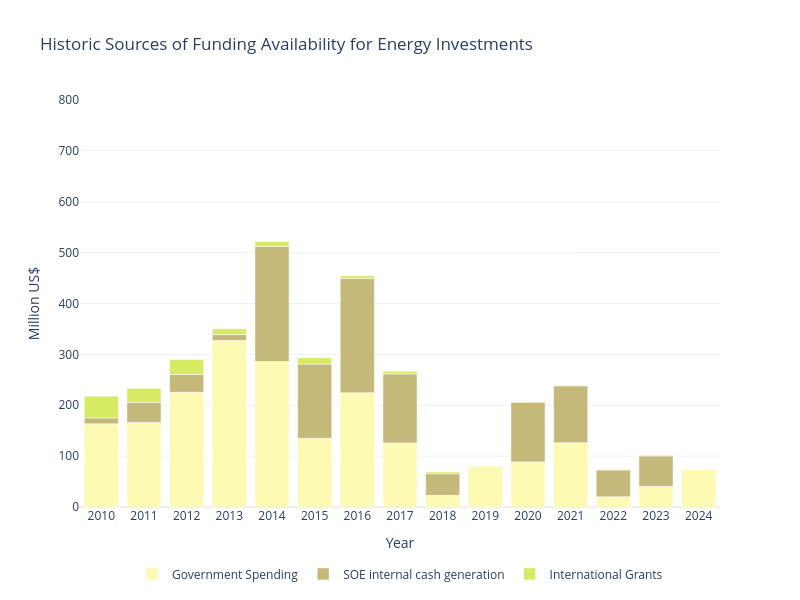
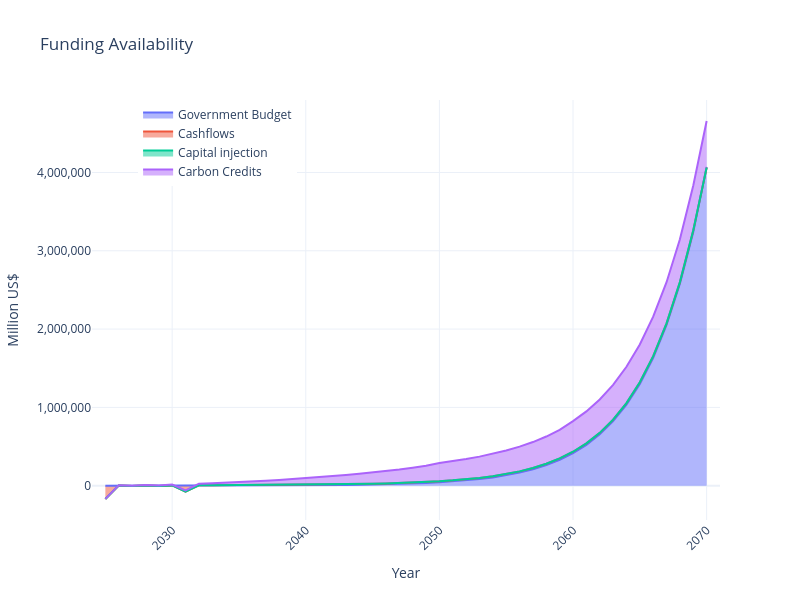

The notebook cell saved with these charts, in order:
### Markdown cell above
### Funding Availability Projections

This section analyzes historical and projected funding sources for energy investments:

1. **Data Preparation**:
   - Extracts yearly funding data from `df_funding_envelope`
   - Creates a structured DataFrame with three key funding sources

2. **Visualization**:
   - Creates a bar chart showing historical funding sources by year
   - Generates a stacked area chart displaying future funding projections
   - Uses custom colors to differentiate between funding sources

3. **Output**:
   - Both visualizations help identify funding trends and potential gaps
   - Automatically saves figures to the `figures` directory for later use

The `save_all_figures()` function at the end preserves both visualizations as interactive HTML and static PNG files.

### Code cell
import plotly.express as px
year_idx = [x for x in df_funding_envelope.index
 if isinstance(x, (int, float))]
df_funding_historic_plot = df_funding_envelope.loc[year_idx]

df_funding = pd.DataFrame({
    "Year": year_idx,  
    "Government Spending": list(df_funding_historic_plot["Budget"]),
    "SOE internal cash generation":  list(df_funding_historic_plot["SOE Gen."]),
    "International Grants":  list(df_funding_historic_plot["Grant"])
})
fig = px.bar(
    df_funding,
    x="Year",
    y=["Government Spending", "SOE internal cash generation", "International Grants"],
    barmode="relative",  
    title="Historic Sources of Funding Availability for Energy Investments",
    labels={"value": "Million US$", "variable": ""},  
    template="plotly_white",
    color_discrete_sequence=["#fcfab2","#c4b97a", "#d7ea64" ]
)

fig.update_layout(
    xaxis=dict(dtick=1),  
    yaxis=dict(range=[0, 800]),  
    width=width,
    height=height,
    legend=dict(
    orientation="h",   
    yanchor="bottom",
    y=-0.2,            
    xanchor="center",
    x=0.5             
    )
)

fig.show()
fig_funding_projection = stacked_area_fig(df_funding_plot, stacked_cols_funding,width=800,height=600,color_map=color_map,title=title,line_plots=0)
fig_funding_projection.show()
save_all_figures([fig,fig_funding_projection])

### Figure 1 — Plotly figure (JSON) as saved in the notebook; plotly's stock layout.template omitted (floating-point values rounded to 4 significant figures)
{"data": [{"alignmentgroup": "True", "hovertemplate": "=Government Spending<br>Year=%{x}<br>Million US$=%{y}<extra></extra>", "legendgroup": "Government Spending", "marker": {"color": "#fcfab2", "pattern": {"shape": ""}}, "name": "Government Spending", "offsetgroup": "Government Spending", "orientation": "v", "showlegend": true, "textposition": "auto", "type": "bar", "x": [2010, 2011, 2012, 2013, 2014, 2015, 2016, 2017, 2018, 2019, 2020, 2021, 2022, 2023, 2024], "xaxis": "x", "y": [163.5, 166.3, 225.5, 327.3, 285.8, 135.1, 224.6, 126, 22.89, 78.8, 88.68, 126.5, 19.98, 40.59, 74.39], "yaxis": "y"}, {"alignmentgroup": "True", "hovertemplate": "=SOE internal cash generation<br>Year=%{x}<br>Million US$=%{y}<extra></extra>", "legendgroup": "SOE internal cash generation", "marker": {"color": "#c4b97a", "pattern": {"shape": ""}}, "name": "SOE internal cash generation", "offsetgroup": "SOE internal cash generation", "orientation": "v", "showlegend": true, "textposition": "auto", "type": "bar", "x": [2010, 2011, 2012, 2013, 2014, 2015, 2016, 2017, 2018, 2019, 2020, 2021, 2022, 2023, 2024], "xaxis": "x", "y": [11.61, 39.49, 34.94, 11.6, 226.4, 145.8, 224.8, 135.7, 42.57, -16.35, 117.3, 111.7, 52.72, 59.85, 0], "yaxis": "y"}, {"alignmentgroup": "True", "hovertemplate": "=International Grants<br>Year=%{x}<br>Million US$=%{y}<extra></extra>", "legendgroup": "International Grants", "marker": {"color": "#d7ea64", "pattern": {"shape": ""}}, "name": "International Grants", "offsetgroup": "International Grants", "orientation": "v", "showlegend": true, "textposition": "auto", "type": "bar", "x": [2010, 2011, 2012, 2013, 2014, 2015, 2016, 2017, 2018, 2019, 2020, 2021, 2022, 2023, 2024], "xaxis": "x", "y": [42.64, 27.51, 29.45, 11.58, 9.36, 12.57, 5.32, 4.99, 3.47, 1.16, 1.28, 1.29, 1.18, 1.18, 0], "yaxis": "y"}], "layout": {"barmode": "relative", "height": 600, "legend": {"orientation": "h", "title": {"text": ""}, "tracegroupgap": 0, "x": 0.5, "xanchor": "center", "y": -0.2, "yanchor": "bottom"}, "title": {"text": "Historic Sources of Funding Availability for Energy Investments"}, "width": 800, "xaxis": {"anchor": "y", "domain": [0, 1], "dtick": 1, "title": {"text": "Year"}}, "yaxis": {"anchor": "x", "domain": [0, 1], "range": [0, 800], "title": {"text": "Million US$"}}}}

### Figure 2 — Plotly figure (JSON) as saved in the notebook; plotly's stock layout.template omitted (floating-point values rounded to 4 significant figures)
{"data": [{"fillpattern": {"shape": ""}, "hovertemplate": "=Government Budget<br>Year=%{x}<br>Million US$=%{y}<extra></extra>", "legendgroup": "Government Budget", "line": {"color": "#636efa"}, "marker": {"symbol": "circle"}, "mode": "lines", "name": "Government Budget", "orientation": "v", "showlegend": true, "stackgroup": "1", "type": "scatter", "x": [2025, 2026, 2027, 2028, 2029, 2030, 2031, 2032, 2033, 2034, 2035, 2036, 2037, 2038, 2039, 2040, 2041, 2042, 2043, 2044, 2045, 2046, 2047, 2048, 2049, 2050, 2051, 2052, 2053, 2054, 2055, 2056, 2057, 2058, 2059, 2060, 2061, 2062, 2063, 2064, 2065, 2066, 2067, 2068, 2069, 2070], "xaxis": "x", "y": [107.1, 143.1, 221.7, 278.5, 350.0, 439.7, 552.5, 694.2, 872.3, 1096.0, 1377.0, 1730.0, 2174.0, 2732.0, 3433.0, 4314.0, 5420.0, 6810.0, 8557.0, 10750.0, 13510.0, 16980.0, 21330.0, 26800.0, 33680.0, 42310.0, 53170.0, 66810.0, 83940.0, 105500.0, 132500.0, 166500.0, 209200.0, 262900.0, 330400.0, 415100.0, 521600.0, 655300.0, 823400.0, 1035000.0, 1300000.0, 1634000.0, 2053000.0, 2579000.0, 3241000.0, 4072000.0], "yaxis": "y"}, {"fillpattern": {"shape": ""}, "hovertemplate": "=Cashflows<br>Year=%{x}<br>Million US$=%{y}<extra></extra>", "legendgroup": "Cashflows", "line": {"color": "#EF553B"}, "marker": {"symbol": "circle"}, "mode": "lines", "name": "Cashflows", "orientation": "v", "showlegend": true, "stackgroup": "1", "type": "scatter", "x": [2025, 2026, 2027, 2028, 2029, 2030, 2031, 2032, 2033, 2034, 2035, 2036, 2037, 2038, 2039, 2040, 2041, 2042, 2043, 2044, 2045, 2046, 2047, 2048, 2049, 2050, 2051, 2052, 2053, 2054, 2055, 2056, 2057, 2058, 2059, 2060, 2061, 2062, 2063, 2064, 2065, 2066, 2067, 2068, 2069, 2070], "xaxis": "x", "y": [-170200.0, 2416.0, -3146.0, 2636.0, -4435.0, 3050.0, -76540.0, 3690.0, 4457.0, 5283.0, 6530.0, 7436.0, 8196.0, 8354.0, 8530.0, 9058.0, 9579.0, 10010.0, 10580.0, 11150.0, 11530.0, 12250.0, 12860.0, 13430.0, 13850.0, 14140.0, 14620.0, 14840.0, 15130.0, 15490.0, 15850.0, 16210.0, 16660.0, 17230.0, 17850.0, 18500.0, 18990.0, 19400.0, 19710.0, 19840.0, 20160.0, 20400.0, 20600.0, 20830.0, 21080.0, -10500.0], "yaxis": "y"}, {"fillpattern": {"shape": ""}, "hovertemplate": "=Capital injection<br>Year=%{x}<br>Million US$=%{y}<extra></extra>", "legendgroup": "Capital injection", "line": {"color": "#00cc96"}, "marker": {"symbol": "circle"}, "mode": "lines", "name": "Capital injection", "orientation": "v", "showlegend": true, "stackgroup": "1", "type": "scatter", "x": [2025, 2026, 2027, 2028, 2029, 2030, 2031, 2032, 2033, 2034, 2035, 2036, 2037, 2038, 2039, 2040, 2041, 2042, 2043, 2044, 2045, 2046, 2047, 2048, 2049, 2050, 2051, 2052, 2053, 2054, 2055, 2056, 2057, 2058, 2059, 2060, 2061, 2062, 2063, 2064, 2065, 2066, 2067, 2068, 2069, 2070], "xaxis": "x", "y": [33.33, 33.33, 0, 0, 0, 0, 0, 0, 0, 0, 0, 0, 0, 0, 0, 0, 0, 0, 0, 0, 0, 0, 0, 0, 0, 0, 0, 0, 0, 0, 0, 0, 0, 0, 0, 0, 0, 0, 0, 0, 0, 0, 0, 0, 0, 0], "yaxis": "y"}, {"fillpattern": {"shape": ""}, "hovertemplate": "=Carbon Credits<br>Year=%{x}<br>Million US$=%{y}<extra></extra>", "legendgroup": "Carbon Credits", "line": {"color": "#ab63fa"}, "marker": {"symbol": "circle"}, "mode": "lines", "name": "Carbon Credits", "orientation": "v", "showlegend": true, "stackgroup": "1", "type": "scatter", "x": [2025, 2026, 2027, 2028, 2029, 2030, 2031, 2032, 2033, 2034, 2035, 2036, 2037, 2038, 2039, 2040, 2041, 2042, 2043, 2044, 2045, 2046, 2047, 2048, 2049, 2050, 2051, 2052, 2053, 2054, 2055, 2056, 2057, 2058, 2059, 2060, 2061, 2062, 2063, 2064, 2065, 2066, 2067, 2068, 2069, 2070], "xaxis": "x", "y": [1520.0, 2323.0, 3577.0, 5512.0, 7940.0, 11590.0, 15780.0, 20510.0, 25640.0, 31240.0, 38680.0, 45940.0, 53970.0, 62860.0, 72640.0, 83210.0, 93970.0, 105400.0, 117500.0, 130300.0, 143100.0, 157500.0, 172600.0, 188800.0, 205800.0, 234300.0, 245300.0, 258200.0, 271800.0, 285900.0, 300400.0, 315500.0, 331100.0, 347500.0, 365400.0, 390700.0, 408100.0, 426100.0, 444700.0, 463800.0, 483600.0, 504100.0, 525200.0, 547900.0, 571500.0, 595900.0], "yaxis": "y"}], "layout": {"height": 600, "legend": {"orientation": "v", "title": {"text": ""}, "tracegroupgap": 0, "x": 0.2, "xanchor": "center", "y": 1, "yanchor": "top"}, "title": {"text": "Funding Availability"}, "width": 800, "xaxis": {"anchor": "y", "domain": [0, 1], "range": [2024, 2071], "tickangle": -45, "title": {"text": "Year"}}, "yaxis": {"anchor": "x", "domain": [0, 1], "tickformat": ",", "title": {"text": "Million US$"}}}}
